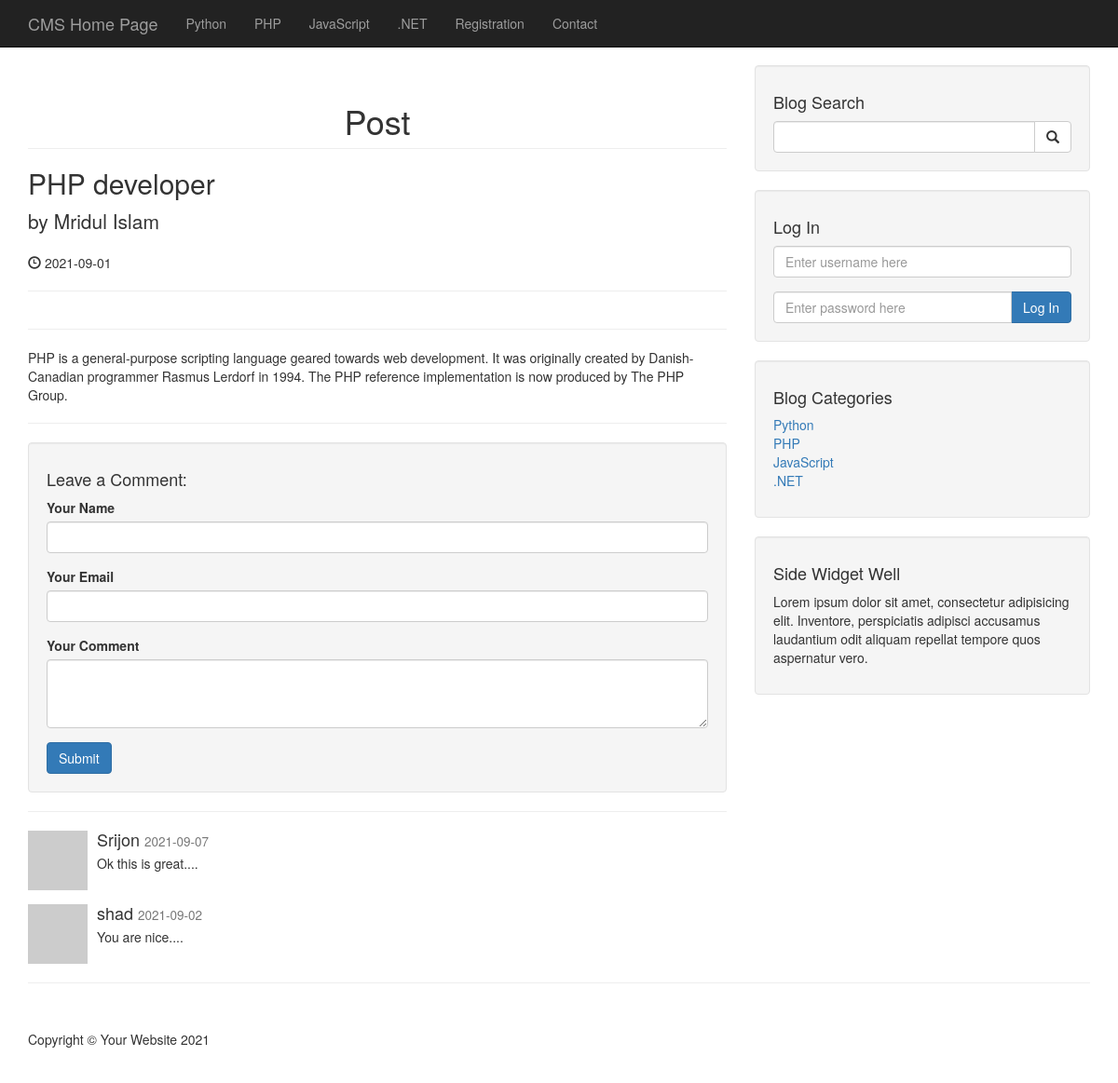
Page /post.php?p_id=33 on the committed database.
### tables this page shows
CREATE TABLE `categories` (
  `cat_id` int(3) NOT NULL,
  `cat_title` varchar(255) NOT NULL
);

CREATE TABLE `posts` (
  `post_id` int(3) NOT NULL,
  `post_category_id` int(3) NOT NULL,
  `post_title` varchar(255) NOT NULL,
  `post_author` varchar(255) NOT NULL,
  `post_user` varchar(255) NOT NULL,
  `post_date` date NOT NULL,
  `post_image` text NOT NULL,
  `post_content` text NOT NULL,
  `post_tags` varchar(255) NOT NULL,
  `post_comment_count` int(3) NOT NULL,
  `post_status` varchar(255) NOT NULL DEFAULT 'draft',
  `post_views_count` int(11) NOT NULL
);

CREATE TABLE `comments` (
  `comment_id` int(3) NOT NULL,
  `comment_post_id` int(3) NOT NULL,
  `comment_author` varchar(255) NOT NULL,
  `comment_email` varchar(255) NOT NULL,
  `comment_content` text NOT NULL,
  `comment_status` varchar(255) NOT NULL,
  `comment_date` date NOT NULL
);

### post.php (the view, shortened to what this page needs)
<?php include("includes/db.php"); ?>
<?php include("includes/header.php"); ?>
    <?php include("includes/navigation.php");?>
    <div class="container">
        <div class="row">
            <div class="col-md-8">
                <?php
                if(isset($_GET['p_id'])){
                    $the_post_id = $_GET['p_id'];
                    $query = "UPDATE posts SET post_views_count = post_views_count + 1 WHERE post_id = {$the_post_id}";
                    if(isset($_SESSION['user_role']) && $_SESSION['user_role'] == 'Admin'){
                        $query = "SELECT * FROM posts WHERE post_id='{$the_post_id}' ";
                    }
                    else{
                        $query = "SELECT * FROM posts WHERE post_id='{$the_post_id}' AND post_status = 'published' ";
                    }
                    $select_all_posts_query = mysqli_query($connection,$query);
                    $count_posts = mysqli_num_rows($select_all_posts_query);
                    if($count_posts < 1){
                        echo "<h1 class='text-center text-info'> You are not able to see this post. </h1>";
                    }
                    else{
                        while($row = mysqli_fetch_assoc($select_all_posts_query)){
                            $post_title   = $row['post_title'];
                            $post_user    = $row['post_user'];
                            $post_date    = $row['post_date'];
                            $post_content = $row['post_content'];
                ?>
                        <h1 class="page-header text-center">
                            Post
                        </h1>
                        <h2>
                            <?php echo $post_title;?>
                        </h2>
                        <p class="lead">
                            by <?php echo $post_user;?>
                        </p>
                        <p><span class="glyphicon glyphicon-time"></span> <?php echo $post_date;?> </p>
                        <hr>
                        <hr>
                        <p> <?php echo $post_content;?> </p>
                        <hr>
                <?php
                            }
                ?>
                        <div class="well">
                            <h4>Leave a Comment:</h4>
                            <form action="" method="post" role="form">
                                <div class="form-group">
                                    <label for="author">Your Name</label>
                                    <input type="text" name="comment_author" class="form-control" id="author">
                                </div>
                                <div class="form-group">
                                    <label for="email">Your Email</label>
                                    <input type="email" name="comment_email" class="form-control" id="email">
                                </div>
                                <div class="form-group">
                                    <label for="comment">Your Comment</label>
                                    <textarea class="form-control" rows="3" id="comment" name="comment_content"></textarea>
                                </div>
                                <button type="submit" class="btn btn-primary" name="create_comment">Submit</button>
                            </form>
                        </div>
                        <hr>
                <?php
                        $query = "SELECT * FROM comments WHERE comment_post_id={$the_post_id} ";
                        $query .= "AND comment_status='approved' ";
                        $query .= "ORDER BY comment_id DESC ";
                        $select_comment_query = mysqli_query($connection, $query);
                        while($row = mysqli_fetch_assoc($select_comment_query)){
                            $the_comment_author = $row['comment_author'];
                            $the_comment_date = $row['comment_date'];
                            $the_comment_content = $row['comment_content'];
                ?>
                            <div class="media">
                                <a class="pull-left" href="#">
                                    <img class="media-object" src="http://placehold.it/64x64" alt="">
                                </a>
                                <div class="media-body">
                                    <h4 class="media-heading"><?php echo $the_comment_author; ?>
                                        <small><?php echo $the_comment_date; ?></small>
                                    </h4>
                                    <?php echo $the_comment_content;?>
                                </div>
                            </div>
                <?php
                        }
                    }
                }
                else{
                    header("Location: index.php");
                }
                ?>
            </div>
            <?php include("includes/sidebar.php");?>
        </div>
        <hr>
<?php include("includes/footer.php"); ?>

### includes/navigation.php (shortened to what this page needs)
<nav class="navbar navbar-inverse navbar-fixed-top" role="navigation">
        <div class="container">
            <div class="navbar-header">
                <a class="navbar-brand" href="index.php">CMS Home Page</a>
            </div>
            <div class="collapse navbar-collapse" id="bs-example-navbar-collapse-1">
                <ul class="nav navbar-nav">
                    <?php
                    $query = "SELECT * FROM categories";
                    $select_all_categories_query = mysqli_query($connection,$query);
                    while ($row = mysqli_fetch_assoc($select_all_categories_query)) {
                        $cat_id    = $row['cat_id'];
                        $cat_title = $row['cat_title'];
                        $category_class     = '';
                        $registration_class = '';
                        echo "<li class='$category_class'>  <a href='category.php?category={$cat_id}'>{$cat_title}</a> </li>";
                    }
                    if(!isset($_SESSION['user_role'])){
                        echo "<li class='$registration_class'><a href='registration.php'>Registration</a></li>";
                    }
                    ?>
                    <li>
                        <a href='contact.php'> Contact </a>
                    </li>
                </ul>
            </div>
        </div>
    </nav>

### includes/sidebar.php (shortened to what this page needs)
<div class="col-md-4">
    <div class="well">
        <h4>Blog Search</h4>
        <form action="search.php" method="post">
            <div class="input-group">
                <input type="text" name="search" class="form-control">
                <span class="input-group-btn">
                    <button name="submit" class="btn btn-default" type="submit">
                        <span class="glyphicon glyphicon-search"></span>
                </button>
                </span>
            </div>
        </form>
    </div>
    <div class="well">
        <?php
        if(isset($_SESSION['user_role'])){
            $username = $_SESSION['username'];
            echo "<h4> Logged In as {$username} </h4>";
            echo "<a href='includes/logout.php' class='btn btn-primary'> Logout </a>";
        }
        else{
        ?>
        <h4>Log In</h4>
        <form action="includes/login.php" method="post">
            <div class="form-group">
                <input type="text" name="username" class="form-control" placeholder="Enter username here">
            </div>
            <div class="input-group">
                <input type="password" name="password" class="form-control" placeholder="Enter password here">
                <span class="input-group-btn">
                    <button class="btn btn-primary" name="login" type="submit">
                        Log In
                    </button>
                </span>
            </div>
        </form>
        <?php
        }
        ?>
    </div>
    <div class="well">
        <?php
        $query = "SELECT * FROM categories";
        $query_result = mysqli_query($connection, $query);
        ?>
        <h4>Blog Categories</h4>
        <div class="row">
            <div class="col-lg-12">
                <ul class="list-unstyled">
                    <?php
                    while($row = mysqli_fetch_assoc($query_result)){
                        $cat_id = $row['cat_id'];
                        $cat_title = $row['cat_title'];
                        echo "<li><a href='category.php?category={$cat_id}'> {$cat_title} </a>
                        </li>";
                    }
                    ?>
                </ul>
            </div>
        </div>
    </div>
    <?php include "widget.php"; ?>
</div>

### css/blog-home.css (style rules this page uses)
body { padding-top: 70px; }

### rows in the picture
categories: cat_title "Python"
categories: cat_title "PHP"
categories: cat_title "JavaScript"
categories: cat_title ".NET"
posts: post_title "PHP developer", post_user "Mridul Islam", post_date "2021-09-01", post_content "PHP is a general-purpose scripting language geared towards web development. It was originally created by Danish-Canadian programmer Rasmus Lerdorf in 1994. The PHP reference implementation is now produced by The PHP Group."
comments: comment_author "Srijon", comment_date "2021-09-07", comment_content "Ok this is great...."
comments: comment_author "shad", comment_date "2021-09-02", comment_content "You are nice...."
